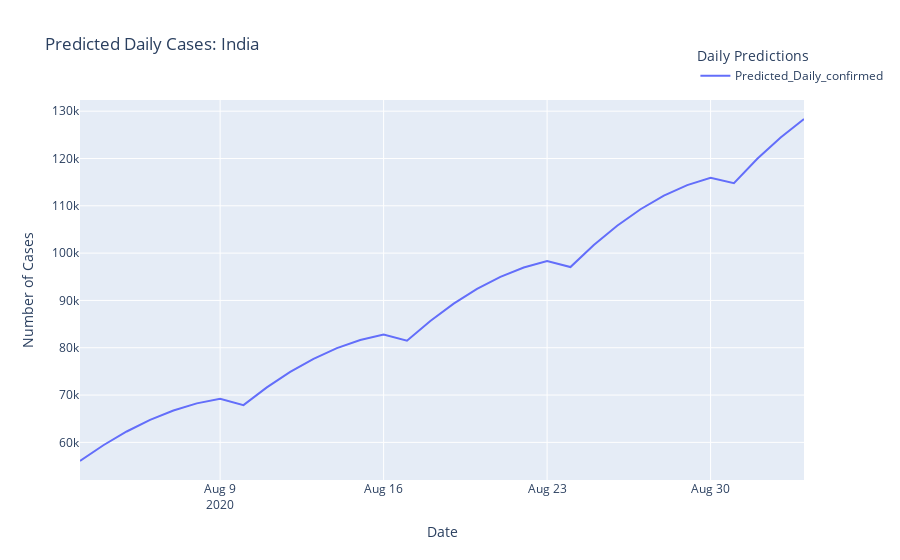

Write notebook code for a chart like this one.
### Code cell
pd.options.plotting.backend = "plotly"
fig = x_pre['Predicted_Daily_confirmed'].plot(title='Predicted Daily Cases: India')
fig.update_layout(yaxis=dict(title='Number of Cases'),
                  legend_title_text='Daily Predictions', legend=dict(x=.85, y=1.15),
                 xaxis = dict(title = 'Date'))

### Figure 1 — Plotly figure (JSON) as saved in the notebook; plotly's stock layout.template omitted (floating-point values rounded to 4 significant figures)
{"data": [{"hovertemplate": "variable=Predicted_Daily_confirmed<br>index=%{x}<br>value=%{y}<extra></extra>", "legendgroup": "Predicted_Daily_confirmed", "line": {"color": "#636efa", "dash": "solid"}, "mode": "lines", "name": "Predicted_Daily_confirmed", "orientation": "v", "showlegend": true, "type": "scatter", "x": ["2020-08-03T00:00:00", "2020-08-04T00:00:00", "2020-08-05T00:00:00", "2020-08-06T00:00:00", "2020-08-07T00:00:00", "2020-08-08T00:00:00", "2020-08-09T00:00:00", "2020-08-10T00:00:00", "2020-08-11T00:00:00", "2020-08-12T00:00:00", "2020-08-13T00:00:00", "2020-08-14T00:00:00", "2020-08-15T00:00:00", "2020-08-16T00:00:00", "2020-08-17T00:00:00", "2020-08-18T00:00:00", "2020-08-19T00:00:00", "2020-08-20T00:00:00", "2020-08-21T00:00:00", "2020-08-22T00:00:00", "2020-08-23T00:00:00", "2020-08-24T00:00:00", "2020-08-25T00:00:00", "2020-08-26T00:00:00", "2020-08-27T00:00:00", "2020-08-28T00:00:00", "2020-08-29T00:00:00", "2020-08-30T00:00:00", "2020-08-31T00:00:00", "2020-09-01T00:00:00", "2020-09-02T00:00:00", "2020-09-03T00:00:00"], "xaxis": "x", "y": [56060.0, 59390.0, 62300.0, 64760.0, 66750.0, 68240.0, 69230.0, 67870.0, 71610.0, 74880.0, 77660.0, 79910.0, 81640.0, 82800.0, 81480.0, 85660.0, 89320.0, 92440.0, 94990.0, 96960.0, 98310.0, 97060.0, 101700.0, 105800.0, 109300.0, 112100.0, 114400.0, 115900.0, 114800.0, 119900.0, 124500.0, 128300.0], "yaxis": "y"}], "layout": {"legend": {"title": {"text": "Daily Predictions"}, "tracegroupgap": 0, "x": 0.85, "y": 1.15}, "title": {"text": "Predicted Daily Cases: India"}, "xaxis": {"anchor": "y", "domain": [0, 1], "title": {"text": "Date"}}, "yaxis": {"anchor": "x", "domain": [0, 1], "title": {"text": "Number of Cases"}}}}
